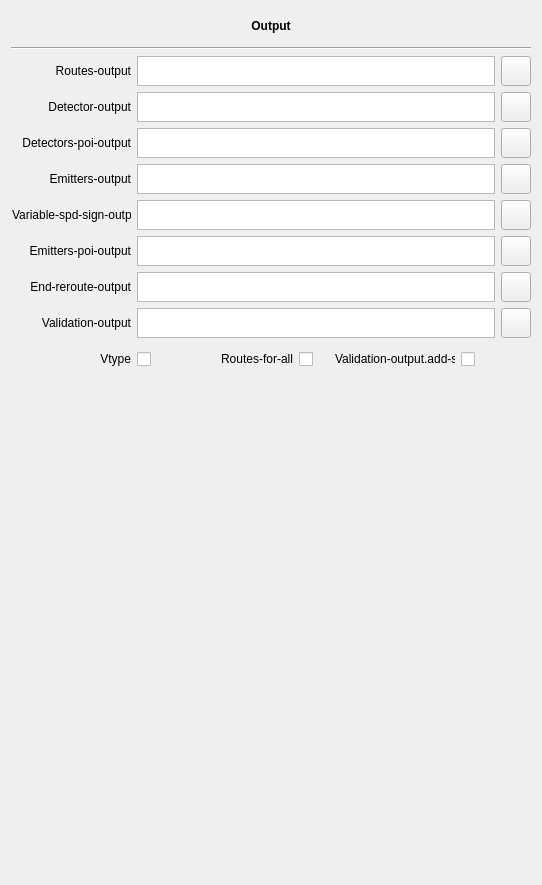
     <widget class="QWidget" name="LayoutOutput">
      <attribute name="title">
       <string>Output</string>
      </attribute>
      <layout class="QVBoxLayout" name="verticalLayout_9">
       <item>
        <widget class="QLabel" name="LabelOutput">
         <property name="minimumSize">
          <size>
           <width>0</width>
           <height>30</height>
          </size>
         </property>
         <property name="maximumSize">
          <size>
           <width>16777215</width>
           <height>30</height>
          </size>
         </property>
         <property name="frameShape">
          <enum>QFrame::NoFrame</enum>
         </property>
         <property name="text">
          <string>&lt;html&gt;&lt;head/&gt;&lt;body&gt;&lt;p align=&quot;center&quot;&gt;&lt;span style=&quot; font-weight:600;&quot;&gt;Output&lt;/span&gt;&lt;/p&gt;&lt;/body&gt;&lt;/html&gt;</string>
         </property>
        </widget>
       </item>
       <item>
        <widget class="Line" name="LineOutput">
         <property name="orientation">
          <enum>Qt::Horizontal</enum>
         </property>
        </widget>
       </item>
       <item>
        <layout class="QGridLayout" name="gridLayout_4">
         <item row="0" column="0">
          <widget class="QLabel" name="RoutesOutput">
           <property name="minimumSize">
            <size>
             <width>120</width>
             <height>30</height>
            </size>
           </property>
           <property name="maximumSize">
            <size>
             <width>120</width>
             <height>30</height>
            </size>
           </property>
           <property name="layoutDirection">
            <enum>Qt::LeftToRight</enum>
           </property>
           <property name="text">
            <string>&lt;html&gt;&lt;head/&gt;&lt;body&gt;&lt;p align=&quot;right&quot;&gt;Routes-output&lt;/p&gt;&lt;/body&gt;&lt;/html&gt;</string>
           </property>
          </widget>
         </item>
         <item row="0" column="1">
          <widget class="QTextEdit" name="TextRoutesOutput">
           <property name="minimumSize">
            <size>
             <width>0</width>
             <height>30</height>
            </size>
           </property>
           <property name="maximumSize">
            <size>
             <width>16777215</width>
             <height>30</height>
            </size>
           </property>
           <property name="verticalScrollBarPolicy">
            <enum>Qt::ScrollBarAlwaysOff</enum>
           </property>
           <property name="horizontalScrollBarPolicy">
            <enum>Qt::ScrollBarAlwaysOff</enum>
           </property>
           <property name="lineWrapMode">
            <enum>QTextEdit::NoWrap</enum>
           </property>
          </widget>
         </item>
         <item row="0" column="2">
          <widget class="QPushButton" name="ButtonRoutesOutput">
           <property name="minimumSize">
            <size>
             <width>30</width>
             <height>30</height>
            </size>
           </property>
           <property name="maximumSize">
            <size>
             <width>30</width>
             <height>30</height>
            </size>
           </property>
           <property name="text">
            <string/>
           </property>
           <property name="icon">
            <iconset resource="../../../resources/eNetEditorResources.qrc">
             <normaloff>:/main/findFile.ico</normaloff>:/main/findFile.ico</iconset>
           </property>
           <property name="iconSize">
            <size>
             <width>20</width>
             <height>20</height>
            </size>
           </property>
          </widget>
         </item>
         <item row="1" column="0">
          <widget class="QLabel" name="LabelDetectorsOutput">
           <property name="minimumSize">
            <size>
             <width>120</width>
             <height>30</height>
            </size>
           </property>
           <property name="maximumSize">
            <size>
             <width>120</width>
             <height>30</height>
            </size>
           </property>
           <property name="layoutDirection">
            <enum>Qt::LeftToRight</enum>
           </property>
           <property name="text">
            <string>&lt;html&gt;&lt;head/&gt;&lt;body&gt;&lt;p align=&quot;right&quot;&gt;Detector-output&lt;/p&gt;&lt;/body&gt;&lt;/html&gt;</string>
           </property>
          </widget>
         </item>
         <item row="1" column="1">
          <widget class="QTextEdit" name="TextDetectorOutput">
           <property name="minimumSize">
            <size>
             <width>0</width>
             <height>30</height>
            </size>
           </property>
           <property name="maximumSize">
            <size>
             <width>16777215</width>
             <height>30</height>
            </size>
           </property>
           <property name="verticalScrollBarPolicy">
            <enum>Qt::ScrollBarAlwaysOff</enum>
           </property>
           <property name="horizontalScrollBarPolicy">
            <enum>Qt::ScrollBarAlwaysOff</enum>
           </property>
           <property name="lineWrapMode">
            <enum>QTextEdit::NoWrap</enum>
           </property>
          </widget>
         </item>
         <item row="1" column="2">
          <widget class="QPushButton" name="ButtonSearchDetectorOutput">
           <property name="minimumSize">
            <size>
             <width>30</width>
             <height>30</height>
            </size>
           </property>
           <property name="maximumSize">
            <size>
             <width>30</width>
             <height>30</height>
            </size>
           </property>
           <property name="text">
            <string/>
           </property>
           <property name="icon">
            <iconset resource="../../../resources/eNetEditorResources.qrc">
             <normaloff>:/main/findFile.ico</normaloff>:/main/findFile.ico</iconset>
           </property>
           <property name="iconSize">
            <size>
             <width>20</width>
             <height>20</height>
            </size>
           </property>
          </widget>
         </item>
         <item row="2" column="0">
          <widget class="QLabel" name="LabelDetectorsPoiOutput">
           <property name="minimumSize">
            <size>
             <width>120</width>
             <height>30</height>
            </size>
           </property>
           <property name="maximumSize">
            <size>
             <width>120</width>
             <height>30</height>
            </size>
           </property>
           <property name="layoutDirection">
            <enum>Qt::LeftToRight</enum>
           </property>
           <property name="text">
            <string>&lt;html&gt;&lt;head/&gt;&lt;body&gt;&lt;p align=&quot;right&quot;&gt;Detectors-poi-output&lt;/p&gt;&lt;/body&gt;&lt;/html&gt;</string>
           </property>
          </widget>
         </item>
         <item row="2" column="1">
          <widget class="QTextEdit" name="TextDetectorsPoiOutput">
           <property name="minimumSize">
            <size>
             <width>0</width>
             <height>30</height>
            </size>
           </property>
           <property name="maximumSize">
            <size>
             <width>16777215</width>
             <height>30</height>
            </size>
           </property>
           <property name="verticalScrollBarPolicy">
            <enum>Qt::ScrollBarAlwaysOff</enum>
           </property>
           <property name="horizontalScrollBarPolicy">
            <enum>Qt::ScrollBarAlwaysOff</enum>
           </property>
           <property name="lineWrapMode">
            <enum>QTextEdit::NoWrap</enum>
           </property>
          </widget>
         </item>
         <item row="2" column="2">
          <widget class="QPushButton" name="ButtonSearchDetectorsPoiOutput">
           <property name="minimumSize">
            <size>
             <width>30</width>
             <height>30</height>
            </size>
           </property>
           <property name="maximumSize">
            <size>
             <width>30</width>
             <height>30</height>
            </size>
           </property>
           <property name="text">
            <string/>
           </property>
           <property name="icon">
            <iconset resource="../../../resources/eNetEditorResources.qrc">
             <normaloff>:/main/findFile.ico</normaloff>:/main/findFile.ico</iconset>
           </property>
           <property name="iconSize">
            <size>
             <width>20</width>
             <height>20</height>
            </size>
           </property>
          </widget>
         </item>
         <item row="3" column="0">
          <widget class="QLabel" name="LabelEmmitersOutput">
           <property name="minimumSize">
            <size>
             <width>120</width>
             <height>30</height>
            </size>
           </property>
           <property name="maximumSize">
            <size>
             <width>120</width>
             <height>30</height>
            </size>
           </property>
           <property name="layoutDirection">
            <enum>Qt::LeftToRight</enum>
           </property>
           <property name="text">
            <string>&lt;html&gt;&lt;head/&gt;&lt;body&gt;&lt;p align=&quot;right&quot;&gt;Emitters-output&lt;/p&gt;&lt;/body&gt;&lt;/html&gt;</string>
           </property>
          </widget>
         </item>
         <item row="3" column="1">
          <widget class="QTextEdit" name="TextEmmitersOutput">
           <property name="minimumSize">
            <size>
             <width>0</width>
             <height>30</height>
            </size>
           </property>
           <property name="maximumSize">
            <size>
             <width>16777215</width>
             <height>30</height>
            </size>
           </property>
           <property name="verticalScrollBarPolicy">
            <enum>Qt::ScrollBarAlwaysOff</enum>
           </property>
           <property name="horizontalScrollBarPolicy">
            <enum>Qt::ScrollBarAlwaysOff</enum>
           </property>
           <property name="lineWrapMode">
            <enum>QTextEdit::NoWrap</enum>
           </property>
          </widget>
         </item>
         <item row="3" column="2">
          <widget class="QPushButton" name="ButtonSearchEmmitersOutput">
           <property name="minimumSize">
            <size>
             <width>30</width>
             <height>30</height>
            </size>
           </property>
           <property name="maximumSize">
            <size>
             <width>30</width>
             <height>30</height>
            </size>
           </property>
           <property name="text">
            <string/>
           </property>
           <property name="icon">
            <iconset resource="../../../resources/eNetEditorResources.qrc">
             <normaloff>:/main/findFile.ico</normaloff>:/main/findFile.ico</iconset>
           </property>
           <property name="iconSize">
            <size>
             <width>20</width>
             <height>20</height>
            </size>
           </property>
          </widget>
         </item>
         <item row="4" column="0">
          <widget class="QLabel" name="LabelVariableSpdSignOutput">
           <property name="minimumSize">
            <size>
             <width>120</width>
             <height>30</height>
            </size>
           </property>
           <property name="maximumSize">
            <size>
             <width>120</width>
             <height>30</height>
            </size>
           </property>
           <property name="layoutDirection">
            <enum>Qt::LeftToRight</enum>
           </property>
           <property name="text">
            <string>&lt;html&gt;&lt;head/&gt;&lt;body&gt;&lt;p align=&quot;right&quot;&gt;Variable-spd-sign-output&lt;/p&gt;&lt;/body&gt;&lt;/html&gt;</string>
           </property>
          </widget>
         </item>
         <item row="4" column="1">
          <widget class="QTextEdit" name="TextVariableSpdSignOutput">
           <property name="minimumSize">
            <size>
             <width>0</width>
             <height>30</height>
            </size>
           </property>
           <property name="maximumSize">
            <size>
             <width>16777215</width>
             <height>30</height>
            </size>
           </property>
           <property name="verticalScrollBarPolicy">
            <enum>Qt::ScrollBarAlwaysOff</enum>
           </property>
           <property name="horizontalScrollBarPolicy">
            <enum>Qt::ScrollBarAlwaysOff</enum>
           </property>
           <property name="lineWrapMode">
            <enum>QTextEdit::NoWrap</enum>
           </property>
          </widget>
         </item>
         <item row="4" column="2">
          <widget class="QPushButton" name="ButtonVariableSpdOutput">
           <property name="minimumSize">
            <size>
             <width>30</width>
             <height>30</height>
            </size>
           </property>
           <property name="maximumSize">
            <size>
             <width>30</width>
             <height>30</height>
            </size>
           </property>
           <property name="text">
            <string/>
           </property>
           <property name="icon">
            <iconset resource="../../../resources/eNetEditorResources.qrc">
             <normaloff>:/main/findFile.ico</normaloff>:/main/findFile.ico</iconset>
           </property>
           <property name="iconSize">
            <size>
             <width>20</width>
             <height>20</height>
            </size>
           </property>
          </widget>
         </item>
         <item row="5" column="0">
          <widget class="QLabel" name="LabelEmmitersPoiOutput">
           <property name="minimumSize">
            <size>
             <width>120</width>
             <height>30</height>
            </size>
           </property>
           <property name="maximumSize">
            <size>
             <width>120</width>
             <height>30</height>
            </size>
           </property>
           <property name="layoutDirection">
            <enum>Qt::LeftToRight</enum>
           </property>
           <property name="text">
            <string>&lt;html&gt;&lt;head/&gt;&lt;body&gt;&lt;p align=&quot;right&quot;&gt;Emitters-poi-output&lt;/p&gt;&lt;/body&gt;&lt;/html&gt;</string>
           </property>
          </widget>
         </item>
         <item row="5" column="1">
          <widget class="QTextEdit" name="TextEmmitersPoiOutput">
           <property name="minimumSize">
            <size>
             <width>0</width>
             <height>30</height>
            </size>
           </property>
           <property name="maximumSize">
            <size>
             <width>16777215</width>
             <height>30</height>
            </size>
           </property>
           <property name="verticalScrollBarPolicy">
            <enum>Qt::ScrollBarAlwaysOff</enum>
           </property>
           <property name="horizontalScrollBarPolicy">
            <enum>Qt::ScrollBarAlwaysOff</enum>
           </property>
           <property name="lineWrapMode">
            <enum>QTextEdit::NoWrap</enum>
           </property>
          </widget>
         </item>
         <item row="5" column="2">
          <widget class="QPushButton" name="ButtonSearchEmmitersPoiOutput">
           <property name="minimumSize">
            <size>
             <width>30</width>
             <height>30</height>
            </size>
           </property>
           <property name="maximumSize">
            <size>
             <width>30</width>
             <height>30</height>
            </size>
           </property>
           <property name="text">
            <string/>
           </property>
           <property name="icon">
            <iconset resource="../../../resources/eNetEditorResources.qrc">
             <normaloff>:/main/findFile.ico</normaloff>:/main/findFile.ico</iconset>
           </property>
           <property name="iconSize">
            <size>
             <width>20</width>
             <height>20</height>
            </size>
           </property>
          </widget>
         </item>
         <item row="6" column="0">
          <widget class="QLabel" name="LabelEndRerouteOutput">
           <property name="minimumSize">
            <size>
             <width>120</width>
             <height>30</height>
            </size>
           </property>
           <property name="maximumSize">
            <size>
             <width>120</width>
             <height>30</height>
            </size>
           </property>
           <property name="layoutDirection">
            <enum>Qt::LeftToRight</enum>
           </property>
           <property name="text">
            <string>&lt;html&gt;&lt;head/&gt;&lt;body&gt;&lt;p align=&quot;right&quot;&gt;End-reroute-output&lt;/p&gt;&lt;/body&gt;&lt;/html&gt;</string>
           </property>
          </widget>
         </item>
         <item row="6" column="1">
          <widget class="QTextEdit" name="TextEndRerouteOutput">
           <property name="minimumSize">
            <size>
             <width>0</width>
             <height>30</height>
            </size>
           </property>
           <property name="maximumSize">
            <size>
             <width>16777215</width>
             <height>30</height>
            </size>
           </property>
           <property name="verticalScrollBarPolicy">
            <enum>Qt::ScrollBarAlwaysOff</enum>
           </property>
           <property name="horizontalScrollBarPolicy">
            <enum>Qt::ScrollBarAlwaysOff</enum>
           </property>
           <property name="lineWrapMode">
            <enum>QTextEdit::NoWrap</enum>
           </property>
          </widget>
         </item>
         <item row="6" column="2">
          <widget class="QPushButton" name="ButtonSearchEndRerouteOutput">
           <property name="minimumSize">
            <size>
             <width>30</width>
             <height>30</height>
            </size>
           </property>
           <property name="maximumSize">
            <size>
             <width>30</width>
             <height>30</height>
            </size>
           </property>
           <property name="text">
            <string/>
           </property>
           <property name="icon">
            <iconset resource="../../../resources/eNetEditorResources.qrc">
             <normaloff>:/main/findFile.ico</normaloff>:/main/findFile.ico</iconset>
           </property>
           <property name="iconSize">
            <size>
             <width>20</width>
             <height>20</height>
            </size>
           </property>
          </widget>
         </item>
         <item row="7" column="0">
          <widget class="QLabel" name="LabelValidationOutput">
           <property name="minimumSize">
            <size>
             <width>120</width>
             <height>30</height>
            </size>
           </property>
           <property name="maximumSize">
            <size>
             <width>120</width>
             <height>30</height>
            </size>
           </property>
           <property name="layoutDirection">
            <enum>Qt::LeftToRight</enum>
           </property>
           <property name="text">
            <string>&lt;html&gt;&lt;head/&gt;&lt;body&gt;&lt;p align=&quot;right&quot;&gt;Validation-output&lt;/p&gt;&lt;/body&gt;&lt;/html&gt;</string>
           </property>
          </widget>
         </item>
         <item row="7" column="1">
          <widget class="QTextEdit" name="TextValidationOutput">
           <property name="minimumSize">
            <size>
             <width>0</width>
             <height>30</height>
            </size>
           </property>
           <property name="maximumSize">
            <size>
             <width>16777215</width>
             <height>30</height>
            </size>
           </property>
           <property name="verticalScrollBarPolicy">
            <enum>Qt::ScrollBarAlwaysOff</enum>
           </property>
           <property name="horizontalScrollBarPolicy">
            <enum>Qt::ScrollBarAlwaysOff</enum>
           </property>
           <property name="lineWrapMode">
            <enum>QTextEdit::NoWrap</enum>
           </property>
          </widget>
         </item>
         <item row="7" column="2">
          <widget class="QPushButton" name="ButtonValidationOutput">
           <property name="minimumSize">
            <size>
             <width>30</width>
             <height>30</height>
            </size>
           </property>
           <property name="maximumSize">
            <size>
             <width>30</width>
             <height>30</height>
            </size>
           </property>
           <property name="text">
            <string/>
           </property>
           <property name="icon">
            <iconset resource="../../../resources/eNetEditorResources.qrc">
             <normaloff>:/main/findFile.ico</normaloff>:/main/findFile.ico</iconset>
           </property>
           <property name="iconSize">
            <size>
             <width>20</width>
             <height>20</height>
            </size>
           </property>
          </widget>
         </item>
        </layout>
       </item>
       <item>
        <layout class="QHBoxLayout" name="horizontalLayout">
         <item>
          <widget class="QLabel" name="LabelVType">
           <property name="minimumSize">
            <size>
             <width>120</width>
             <height>30</height>
            </size>
           </property>
           <property name="maximumSize">
            <size>
             <width>120</width>
             <height>30</height>
            </size>
           </property>
           <property name="layoutDirection">
            <enum>Qt::LeftToRight</enum>
           </property>
           <property name="text">
            <string>&lt;html&gt;&lt;head/&gt;&lt;body&gt;&lt;p align=&quot;right&quot;&gt;Vtype&lt;/p&gt;&lt;/body&gt;&lt;/html&gt;</string>
           </property>
          </widget>
         </item>
         <item>
          <widget class="QCheckBox" name="CheckBoxVType">
           <property name="minimumSize">
            <size>
             <width>30</width>
             <height>30</height>
            </size>
           </property>
           <property name="maximumSize">
            <size>
             <width>30</width>
             <height>30</height>
            </size>
           </property>
           <property name="text">
            <string/>
           </property>
          </widget>
         </item>
         <item>
          <widget class="QLabel" name="LabelRoutesForAll">
           <property name="minimumSize">
            <size>
             <width>120</width>
             <height>30</height>
            </size>
           </property>
           <property name="maximumSize">
            <size>
             <width>120</width>
             <height>30</height>
            </size>
           </property>
           <property name="layoutDirection">
            <enum>Qt::LeftToRight</enum>
           </property>
           <property name="text">
            <string>&lt;html&gt;&lt;head/&gt;&lt;body&gt;&lt;p align=&quot;right&quot;&gt;Routes-for-all&lt;/p&gt;&lt;/body&gt;&lt;/html&gt;</string>
           </property>
          </widget>
         </item>
         <item>
          <widget class="QCheckBox" name="CheckBoxRoutesForAll">
           <property name="minimumSize">
            <size>
             <width>30</width>
             <height>30</height>
            </size>
           </property>
           <property name="maximumSize">
            <size>
             <width>30</width>
             <height>30</height>
            </size>
           </property>
           <property name="text">
            <string/>
           </property>
          </widget>
         </item>
         <item>
          <widget class="QLabel" name="LabelValidationOutputAddSrc">
           <property name="minimumSize">
            <size>
             <width>120</width>
             <height>30</height>
            </size>
           </property>
           <property name="maximumSize">
            <size>
             <width>120</width>
             <height>30</height>
            </size>
           </property>
           <property name="layoutDirection">
            <enum>Qt::LeftToRight</enum>
           </property>
           <property name="text">
            <string>&lt;html&gt;&lt;head/&gt;&lt;body&gt;&lt;p align=&quot;right&quot;&gt;Validation-output.add-src&lt;/p&gt;&lt;/body&gt;&lt;/html&gt;</string>
           </property>
          </widget>
         </item>
         <item>
          <widget class="QCheckBox" name="CheckBoxValidationOutputAddSource">
           <property name="minimumSize">
            <size>
             <width>30</width>
             <height>30</height>
            </size>
           </property>
           <property name="maximumSize">
            <size>
             <width>30</width>
             <height>30</height>
            </size>
           </property>
           <property name="text">
            <string/>
           </property>
          </widget>
         </item>
         <item>
          <spacer name="horizontalSpacer_5">
           <property name="orientation">
            <enum>Qt::Horizontal</enum>
           </property>
           <property name="sizeHint" stdset="0">
            <size>
             <width>40</width>
             <height>20</height>
            </size>
           </property>
          </spacer>
         </item>
        </layout>
       </item>
       <item>
        <spacer name="verticalSpacer_3">
         <property name="orientation">
          <enum>Qt::Vertical</enum>
         </property>
         <property name="sizeHint" stdset="0">
          <size>
           <width>17</width>
           <height>500</height>
          </size>
         </property>
        </spacer>
       </item>
      </layout>
     </widget>
